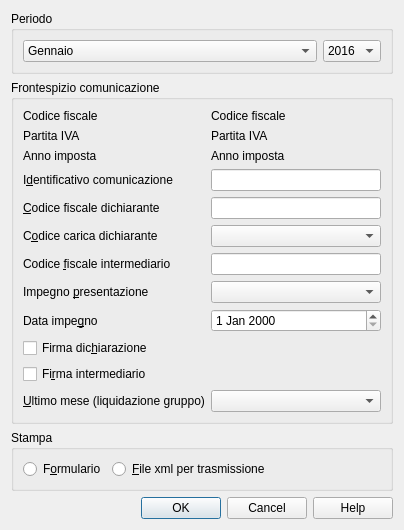
<?xml version="1.0" encoding="UTF-8"?>
<ui version="4.0">
 <class>ItalianVatReportDialog</class>
 <widget class="QDialog" name="ItalianVatReportDialog">
  <property name="geometry">
   <rect>
    <x>0</x>
    <y>0</y>
    <width>404</width>
    <height>519</height>
   </rect>
  </property>
  <property name="windowTitle">
   <string notr="true">Comunicazione IVA</string>
  </property>
  <layout class="QVBoxLayout" name="verticalLayout_3">
   <item>
    <widget class="QGroupBox" name="periodoGroupBox">
     <property name="title">
      <string notr="true">Periodo</string>
     </property>
     <layout class="QVBoxLayout" name="verticalLayout">
      <item>
       <layout class="QHBoxLayout" name="horizontalLayout_3">
        <item>
         <widget class="QComboBox" name="periodoComboBox">
          <property name="sizePolicy">
           <sizepolicy hsizetype="Expanding" vsizetype="Fixed">
            <horstretch>0</horstretch>
            <verstretch>0</verstretch>
           </sizepolicy>
          </property>
          <property name="minimumSize">
           <size>
            <width>110</width>
            <height>0</height>
           </size>
          </property>
          <item>
           <property name="text">
            <string>Gennaio</string>
           </property>
          </item>
          <item>
           <property name="text">
            <string>Febbraio</string>
           </property>
          </item>
          <item>
           <property name="text">
            <string>Marzo</string>
           </property>
          </item>
          <item>
           <property name="text">
            <string>Aprile</string>
           </property>
          </item>
          <item>
           <property name="text">
            <string>Maggio</string>
           </property>
          </item>
          <item>
           <property name="text">
            <string>Giugno</string>
           </property>
          </item>
          <item>
           <property name="text">
            <string>Luglio</string>
           </property>
          </item>
          <item>
           <property name="text">
            <string>Agosto</string>
           </property>
          </item>
          <item>
           <property name="text">
            <string>Settembre</string>
           </property>
          </item>
          <item>
           <property name="text">
            <string>Ottobre</string>
           </property>
          </item>
          <item>
           <property name="text">
            <string>Novembre</string>
           </property>
          </item>
          <item>
           <property name="text">
            <string>Dicembre</string>
           </property>
          </item>
          <item>
           <property name="text">
            <string>---</string>
           </property>
          </item>
          <item>
           <property name="text">
            <string notr="true">1. trimestre</string>
           </property>
          </item>
          <item>
           <property name="text">
            <string notr="true">2. trimestre</string>
           </property>
          </item>
          <item>
           <property name="text">
            <string notr="true">3. trimestre</string>
           </property>
          </item>
          <item>
           <property name="text">
            <string notr="true">4. trimestre</string>
           </property>
          </item>
          <item>
           <property name="text">
            <string>---</string>
           </property>
          </item>
          <item>
           <property name="text">
            <string>1. semestre</string>
           </property>
          </item>
          <item>
           <property name="text">
            <string>2. semestre</string>
           </property>
          </item>
          <item>
           <property name="text">
            <string>---</string>
           </property>
          </item>
          <item>
           <property name="text">
            <string>anno</string>
           </property>
          </item>
         </widget>
        </item>
        <item>
         <widget class="QComboBox" name="annoComboBox">
          <item>
           <property name="text">
            <string>2016</string>
           </property>
          </item>
          <item>
           <property name="text">
            <string>2017</string>
           </property>
          </item>
          <item>
           <property name="text">
            <string>2018</string>
           </property>
          </item>
         </widget>
        </item>
       </layout>
      </item>
     </layout>
    </widget>
   </item>
   <item>
    <widget class="QGroupBox" name="intestazioneGroupBox">
     <property name="title">
      <string>Frontespizio comunicazione</string>
     </property>
     <layout class="QVBoxLayout" name="verticalLayout_2">
      <item>
       <layout class="QGridLayout" name="gridLayout">
        <item row="0" column="0">
         <widget class="QLabel" name="cfLabel">
          <property name="text">
           <string notr="true">Codice fiscale</string>
          </property>
         </widget>
        </item>
        <item row="0" column="1">
         <widget class="QLabel" name="cfLabel_2">
          <property name="text">
           <string notr="true">Codice fiscale</string>
          </property>
         </widget>
        </item>
        <item row="1" column="0">
         <widget class="QLabel" name="partitaIvaLabel">
          <property name="text">
           <string notr="true">Partita IVA</string>
          </property>
         </widget>
        </item>
        <item row="1" column="1">
         <widget class="QLabel" name="partitaIvaLabel_2">
          <property name="text">
           <string notr="true">Partita IVA</string>
          </property>
         </widget>
        </item>
        <item row="2" column="0">
         <widget class="QLabel" name="annoImpostaLabel">
          <property name="text">
           <string notr="true">Anno imposta</string>
          </property>
         </widget>
        </item>
        <item row="2" column="1">
         <widget class="QLabel" name="annoImpostaLabel_2">
          <property name="text">
           <string notr="true">Anno imposta</string>
          </property>
         </widget>
        </item>
        <item row="3" column="0">
         <widget class="QLabel" name="progressivoInvioLabel">
          <property name="text">
           <string notr="true">I&amp;dentificativo comunicazione</string>
          </property>
          <property name="buddy">
           <cstring>progressivoInvioLineEdit</cstring>
          </property>
         </widget>
        </item>
        <item row="3" column="1">
         <widget class="QLineEdit" name="progressivoInvioLineEdit">
          <property name="sizePolicy">
           <sizepolicy hsizetype="Expanding" vsizetype="Preferred">
            <horstretch>0</horstretch>
            <verstretch>0</verstretch>
           </sizepolicy>
          </property>
          <property name="mouseTracking">
           <bool>false</bool>
          </property>
          <property name="focusPolicy">
           <enum>Qt::StrongFocus</enum>
          </property>
          <property name="acceptDrops">
           <bool>false</bool>
          </property>
          <property name="toolTip">
           <string notr="true"/>
          </property>
          <property name="inputMethodHints">
           <set>Qt::ImhNone</set>
          </property>
          <property name="inputMask">
           <string notr="true"/>
          </property>
          <property name="text">
           <string notr="true"/>
          </property>
          <property name="frame">
           <bool>true</bool>
          </property>
          <property name="echoMode">
           <enum>QLineEdit::Normal</enum>
          </property>
          <property name="cursorPosition">
           <number>0</number>
          </property>
          <property name="placeholderText">
           <string notr="true"/>
          </property>
          <property name="cursorMoveStyle">
           <enum>Qt::LogicalMoveStyle</enum>
          </property>
         </widget>
        </item>
        <item row="4" column="0">
         <widget class="QLabel" name="cfDichiaranteLabel">
          <property name="text">
           <string notr="true">&amp;Codice fiscale dichiarante</string>
          </property>
          <property name="buddy">
           <cstring>cfDichiaranteLineEdit</cstring>
          </property>
         </widget>
        </item>
        <item row="4" column="1">
         <widget class="QLineEdit" name="cfDichiaranteLineEdit">
          <property name="sizePolicy">
           <sizepolicy hsizetype="Expanding" vsizetype="Preferred">
            <horstretch>0</horstretch>
            <verstretch>0</verstretch>
           </sizepolicy>
          </property>
          <property name="mouseTracking">
           <bool>false</bool>
          </property>
          <property name="focusPolicy">
           <enum>Qt::StrongFocus</enum>
          </property>
          <property name="acceptDrops">
           <bool>false</bool>
          </property>
          <property name="toolTip">
           <string notr="true"/>
          </property>
          <property name="inputMethodHints">
           <set>Qt::ImhNone</set>
          </property>
          <property name="inputMask">
           <string notr="true"/>
          </property>
          <property name="text">
           <string notr="true"/>
          </property>
          <property name="frame">
           <bool>true</bool>
          </property>
          <property name="echoMode">
           <enum>QLineEdit::Normal</enum>
          </property>
          <property name="cursorPosition">
           <number>0</number>
          </property>
          <property name="placeholderText">
           <string notr="true"/>
          </property>
          <property name="cursorMoveStyle">
           <enum>Qt::LogicalMoveStyle</enum>
          </property>
         </widget>
        </item>
        <item row="5" column="0">
         <widget class="QLabel" name="codiceCaricaLabel">
          <property name="text">
           <string notr="true">C&amp;odice carica dichiarante</string>
          </property>
          <property name="buddy">
           <cstring>codiceCaricaComboBox</cstring>
          </property>
         </widget>
        </item>
        <item row="5" column="1">
         <widget class="QComboBox" name="codiceCaricaComboBox">
          <property name="sizePolicy">
           <sizepolicy hsizetype="Expanding" vsizetype="Fixed">
            <horstretch>0</horstretch>
            <verstretch>0</verstretch>
           </sizepolicy>
          </property>
          <property name="minimumSize">
           <size>
            <width>110</width>
            <height>0</height>
           </size>
          </property>
          <item>
           <property name="text">
            <string notr="true"/>
           </property>
          </item>
          <item>
           <property name="text">
            <string notr="true">1 - Rappresentante legale</string>
           </property>
          </item>
          <item>
           <property name="text">
            <string notr="true">2 - Rappresentante di minore</string>
           </property>
          </item>
          <item>
           <property name="text">
            <string notr="true">3 - Curatore fallimentare</string>
           </property>
          </item>
          <item>
           <property name="text">
            <string notr="true">4 - Commissario liquidatore</string>
           </property>
          </item>
          <item>
           <property name="text">
            <string notr="true">5 - Commissario giudiziale</string>
           </property>
          </item>
          <item>
           <property name="text">
            <string notr="true">6 - Rappresentante fiscale di soggetto non residente</string>
           </property>
          </item>
          <item>
           <property name="text">
            <string notr="true">7 - Erede</string>
           </property>
          </item>
          <item>
           <property name="text">
            <string notr="true">8 - Liquidatore</string>
           </property>
          </item>
          <item>
           <property name="text">
            <string notr="true">9 - Soggetto per conto di un soggetto estinto</string>
           </property>
          </item>
          <item>
           <property name="text">
            <string notr="true">10 - Rappresentante fiscale di soggetto non residente</string>
           </property>
          </item>
          <item>
           <property name="text">
            <string notr="true">11 - Soggetto esercente l’attività tutoria del minore</string>
           </property>
          </item>
          <item>
           <property name="text">
            <string>12 - Liquidatore (periodo ante messa in liquidazione)</string>
           </property>
          </item>
          <item>
           <property name="text">
            <string>13 - Amministratore di condominio</string>
           </property>
          </item>
          <item>
           <property name="text">
            <string>14 - Soggetto per conto di una pubblica amministrazione</string>
           </property>
          </item>
          <item>
           <property name="text">
            <string>15 - Commissario liquidatore</string>
           </property>
          </item>
         </widget>
        </item>
        <item row="6" column="0">
         <widget class="QLabel" name="cfIntermediarioLabel">
          <property name="text">
           <string notr="true">Codice &amp;fiscale intermediario</string>
          </property>
          <property name="buddy">
           <cstring>cfIntermediarioLineEdit</cstring>
          </property>
         </widget>
        </item>
        <item row="6" column="1">
         <widget class="QLineEdit" name="cfIntermediarioLineEdit">
          <property name="sizePolicy">
           <sizepolicy hsizetype="Expanding" vsizetype="Preferred">
            <horstretch>0</horstretch>
            <verstretch>0</verstretch>
           </sizepolicy>
          </property>
          <property name="mouseTracking">
           <bool>false</bool>
          </property>
          <property name="focusPolicy">
           <enum>Qt::StrongFocus</enum>
          </property>
          <property name="acceptDrops">
           <bool>false</bool>
          </property>
          <property name="toolTip">
           <string notr="true"/>
          </property>
          <property name="inputMethodHints">
           <set>Qt::ImhNone</set>
          </property>
          <property name="inputMask">
           <string notr="true"/>
          </property>
          <property name="text">
           <string notr="true"/>
          </property>
          <property name="frame">
           <bool>true</bool>
          </property>
          <property name="echoMode">
           <enum>QLineEdit::Normal</enum>
          </property>
          <property name="cursorPosition">
           <number>0</number>
          </property>
          <property name="placeholderText">
           <string notr="true"/>
          </property>
          <property name="cursorMoveStyle">
           <enum>Qt::LogicalMoveStyle</enum>
          </property>
         </widget>
        </item>
        <item row="7" column="0">
         <widget class="QLabel" name="impegnoPresentazioneLabel">
          <property name="text">
           <string notr="true">Impegno &amp;presentazione</string>
          </property>
          <property name="buddy">
           <cstring>impegnoComboBox</cstring>
          </property>
         </widget>
        </item>
        <item row="7" column="1">
         <widget class="QComboBox" name="impegnoComboBox">
          <item>
           <property name="text">
            <string/>
           </property>
          </item>
          <item>
           <property name="text">
            <string>1</string>
           </property>
          </item>
          <item>
           <property name="text">
            <string>2</string>
           </property>
          </item>
         </widget>
        </item>
        <item row="8" column="0">
         <widget class="QLabel" name="dataImpegnoLabel">
          <property name="text">
           <string notr="true">Data impe&amp;gno</string>
          </property>
          <property name="buddy">
           <cstring>dataImpegnoDateEdit</cstring>
          </property>
         </widget>
        </item>
        <item row="8" column="1">
         <widget class="QDateEdit" name="dataImpegnoDateEdit"/>
        </item>
        <item row="9" column="0" colspan="2">
         <widget class="QCheckBox" name="firmaDichiarazioneCheckBox">
          <property name="layoutDirection">
           <enum>Qt::LeftToRight</enum>
          </property>
          <property name="text">
           <string notr="true">Firma dic&amp;hiarazione</string>
          </property>
         </widget>
        </item>
        <item row="10" column="0" colspan="2">
         <widget class="QCheckBox" name="firmaIntermediarioCheckBox">
          <property name="layoutDirection">
           <enum>Qt::LeftToRight</enum>
          </property>
          <property name="text">
           <string notr="true">Fi&amp;rma intermediario</string>
          </property>
         </widget>
        </item>
        <item row="11" column="0">
         <widget class="QLabel" name="ultimoMeseLabel">
          <property name="text">
           <string notr="true">&amp;Ultimo mese (liquidazione gruppo)</string>
          </property>
          <property name="buddy">
           <cstring>ultimoMeseComboBox</cstring>
          </property>
         </widget>
        </item>
        <item row="11" column="1">
         <widget class="QComboBox" name="ultimoMeseComboBox">
          <item>
           <property name="text">
            <string/>
           </property>
          </item>
          <item>
           <property name="text">
            <string>1</string>
           </property>
          </item>
          <item>
           <property name="text">
            <string>2</string>
           </property>
          </item>
          <item>
           <property name="text">
            <string>3</string>
           </property>
          </item>
          <item>
           <property name="text">
            <string>4</string>
           </property>
          </item>
          <item>
           <property name="text">
            <string>5</string>
           </property>
          </item>
          <item>
           <property name="text">
            <string>6</string>
           </property>
          </item>
          <item>
           <property name="text">
            <string>7</string>
           </property>
          </item>
          <item>
           <property name="text">
            <string>8</string>
           </property>
          </item>
          <item>
           <property name="text">
            <string>9</string>
           </property>
          </item>
          <item>
           <property name="text">
            <string>10</string>
           </property>
          </item>
          <item>
           <property name="text">
            <string>11</string>
           </property>
          </item>
          <item>
           <property name="text">
            <string>13</string>
           </property>
          </item>
          <item>
           <property name="text">
            <string>99</string>
           </property>
          </item>
         </widget>
        </item>
       </layout>
      </item>
     </layout>
    </widget>
   </item>
   <item>
    <widget class="QGroupBox" name="stampaGroupBox">
     <property name="title">
      <string>Stampa</string>
     </property>
     <layout class="QVBoxLayout" name="verticalLayout_4">
      <item>
       <layout class="QHBoxLayout" name="horizontalLayout_2">
        <item>
         <widget class="QRadioButton" name="stampaReportRadioButton">
          <property name="text">
           <string>F&amp;ormulario</string>
          </property>
         </widget>
        </item>
        <item>
         <widget class="QRadioButton" name="stampaXmlRadioButton">
          <property name="text">
           <string>&amp;File xml per trasmissione</string>
          </property>
         </widget>
        </item>
        <item>
         <spacer name="horizontalSpacer">
          <property name="orientation">
           <enum>Qt::Horizontal</enum>
          </property>
          <property name="sizeHint" stdset="0">
           <size>
            <width>40</width>
            <height>20</height>
           </size>
          </property>
         </spacer>
        </item>
       </layout>
      </item>
     </layout>
    </widget>
   </item>
   <item>
    <spacer name="verticalSpacer">
     <property name="orientation">
      <enum>Qt::Vertical</enum>
     </property>
     <property name="sizeHint" stdset="0">
      <size>
       <width>17</width>
       <height>51</height>
      </size>
     </property>
    </spacer>
   </item>
   <item>
    <widget class="QDialogButtonBox" name="buttonBox">
     <property name="standardButtons">
      <set>QDialogButtonBox::Cancel|QDialogButtonBox::Help|QDialogButtonBox::Ok</set>
     </property>
    </widget>
   </item>
  </layout>
 </widget>
 <tabstops>
  <tabstop>periodoComboBox</tabstop>
  <tabstop>annoComboBox</tabstop>
  <tabstop>progressivoInvioLineEdit</tabstop>
  <tabstop>cfDichiaranteLineEdit</tabstop>
  <tabstop>codiceCaricaComboBox</tabstop>
  <tabstop>cfIntermediarioLineEdit</tabstop>
  <tabstop>impegnoComboBox</tabstop>
  <tabstop>dataImpegnoDateEdit</tabstop>
  <tabstop>firmaDichiarazioneCheckBox</tabstop>
  <tabstop>firmaIntermediarioCheckBox</tabstop>
  <tabstop>ultimoMeseComboBox</tabstop>
  <tabstop>stampaReportRadioButton</tabstop>
  <tabstop>stampaXmlRadioButton</tabstop>
 </tabstops>
 <resources/>
 <connections>
  <connection>
   <sender>buttonBox</sender>
   <signal>rejected()</signal>
   <receiver>ItalianVatReportDialog</receiver>
   <slot>reject()</slot>
   <hints>
    <hint type="sourcelabel">
     <x>290</x>
     <y>479</y>
    </hint>
    <hint type="destinationlabel">
     <x>204</x>
     <y>308</y>
    </hint>
   </hints>
  </connection>
 </connections>
 <slots>
  <slot>checkdata()</slot>
 </slots>
</ui>
